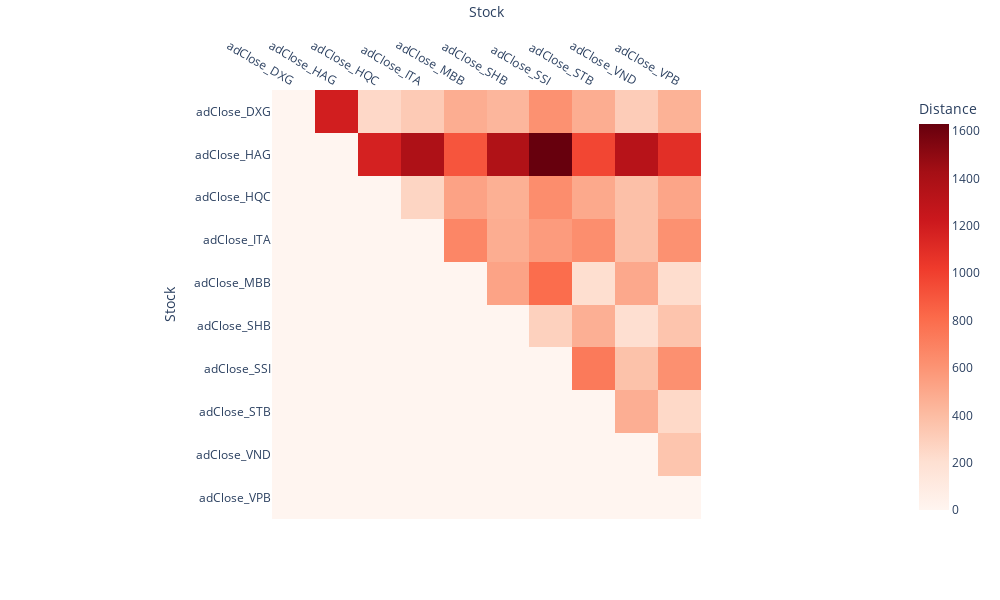

Notebook code cell kept with this figure:
### Markdown cell above
## **Gatev Distance Approach Pairs Formation**

### Code cell
gatev_dist.gatev_distance_matrix(df_cum_daily_returns_train)

### Figure 1 — Plotly figure (JSON) as saved in the notebook; plotly's stock layout.template omitted (floating-point values rounded to 4 significant figures)
{"data": [{"coloraxis": "coloraxis", "hovertemplate": "Stock: %{x}<br>Stock: %{y}<br>Distance: %{z}<extra></extra>", "name": "0", "type": "heatmap", "x": ["adClose_DXG", "adClose_HAG", "adClose_HQC", "adClose_ITA", "adClose_MBB", "adClose_SHB", "adClose_SSI", "adClose_STB", "adClose_VND", "adClose_VPB"], "xaxis": "x", "y": ["adClose_DXG", "adClose_HAG", "adClose_HQC", "adClose_ITA", "adClose_MBB", "adClose_SHB", "adClose_SSI", "adClose_STB", "adClose_VND", "adClose_VPB"], "yaxis": "y", "z": [[0, 1190.0, 246.5, 324.3, 476.7, 430.8, 614.8, 474.9, 312.6, 454.6], [0, 0, 1170.0, 1377.0, 906, 1366, 1630.0, 970.9, 1328.0, 1091.0], [0, 0, 0, 264.2, 530.9, 464.7, 636, 497.5, 380, 517.5], [0, 0, 0, 0, 673.3, 475.5, 564.2, 632.7, 379.1, 618.3], [0, 0, 0, 0, 0, 524.6, 801.2, 210.3, 499.7, 221.1], [0, 0, 0, 0, 0, 0, 287.8, 464.8, 209.1, 356.1], [0, 0, 0, 0, 0, 0, 0, 732.5, 370.4, 619.6], [0, 0, 0, 0, 0, 0, 0, 0, 470.4, 244.3], [0, 0, 0, 0, 0, 0, 0, 0, 0, 354.2], [0, 0, 0, 0, 0, 0, 0, 0, 0, 0]]}], "layout": {"coloraxis": {"colorbar": {"title": {"text": "Distance"}}, "colorscale": [[0, "rgb(255,245,240)"], [0.125, "rgb(254,224,210)"], [0.25, "rgb(252,187,161)"], [0.375, "rgb(252,146,114)"], [0.5, "rgb(251,106,74)"], [0.625, "rgb(239,59,44)"], [0.75, "rgb(203,24,29)"], [0.875, "rgb(165,15,21)"], [1, "rgb(103,0,13)"]]}, "height": 600, "margin": {"t": 60}, "width": 1000, "xaxis": {"anchor": "y", "constrain": "domain", "domain": [0, 1], "scaleanchor": "y", "side": "top", "title": {"text": "Stock"}}, "yaxis": {"anchor": "x", "autorange": "reversed", "constrain": "domain", "domain": [0, 1], "title": {"text": "Stock"}}}}
